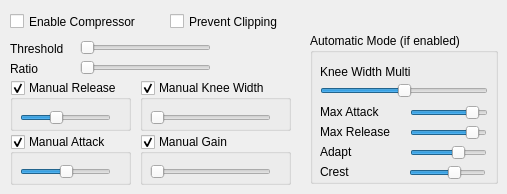
    <widget class="QWidget" name="comp">
     <attribute name="title">
      <string>Compressor</string>
     </attribute>
     <widget class="QCheckBox" name="enable_comp">
      <property name="geometry">
       <rect>
        <x>10</x>
        <y>10</y>
        <width>151</width>
        <height>23</height>
       </rect>
      </property>
      <property name="text">
       <string>Enable Compressor</string>
      </property>
     </widget>
     <widget class="QSlider" name="comp_thres">
      <property name="geometry">
       <rect>
        <x>80</x>
        <y>40</y>
        <width>131</width>
        <height>16</height>
       </rect>
      </property>
      <property name="maximum">
       <number>100</number>
      </property>
      <property name="orientation">
       <enum>Qt::Horizontal</enum>
      </property>
      <property name="tickPosition">
       <enum>QSlider::NoTicks</enum>
      </property>
     </widget>
     <widget class="QLabel" name="comp_thres_label">
      <property name="geometry">
       <rect>
        <x>10</x>
        <y>40</y>
        <width>71</width>
        <height>17</height>
       </rect>
      </property>
      <property name="text">
       <string>Threshold</string>
      </property>
     </widget>
     <widget class="QLabel" name="comp_ratio_label">
      <property name="geometry">
       <rect>
        <x>10</x>
        <y>60</y>
        <width>71</width>
        <height>17</height>
       </rect>
      </property>
      <property name="text">
       <string>Ratio</string>
      </property>
     </widget>
     <widget class="QSlider" name="comp_ratio">
      <property name="geometry">
       <rect>
        <x>80</x>
        <y>60</y>
        <width>131</width>
        <height>16</height>
       </rect>
      </property>
      <property name="maximum">
       <number>100</number>
      </property>
      <property name="orientation">
       <enum>Qt::Horizontal</enum>
      </property>
      <property name="tickPosition">
       <enum>QSlider::NoTicks</enum>
      </property>
     </widget>
     <widget class="QGroupBox" name="m_width">
      <property name="geometry">
       <rect>
        <x>140</x>
        <y>80</y>
        <width>151</width>
        <height>51</height>
       </rect>
      </property>
      <property name="title">
       <string>Manual Knee Width</string>
      </property>
      <property name="flat">
       <bool>false</bool>
      </property>
      <property name="checkable">
       <bool>true</bool>
      </property>
      <widget class="QSlider" name="compwidth">
       <property name="geometry">
        <rect>
         <x>10</x>
         <y>30</y>
         <width>121</width>
         <height>16</height>
        </rect>
       </property>
       <property name="maximum">
        <number>100</number>
       </property>
       <property name="orientation">
        <enum>Qt::Horizontal</enum>
       </property>
       <property name="tickPosition">
        <enum>QSlider::NoTicks</enum>
       </property>
      </widget>
     </widget>
     <widget class="QGroupBox" name="m_gain">
      <property name="geometry">
       <rect>
        <x>140</x>
        <y>134</y>
        <width>151</width>
        <height>51</height>
       </rect>
      </property>
      <property name="title">
       <string>Manual Gain</string>
      </property>
      <property name="flat">
       <bool>false</bool>
      </property>
      <property name="checkable">
       <bool>true</bool>
      </property>
      <widget class="QSlider" name="compgain">
       <property name="geometry">
        <rect>
         <x>10</x>
         <y>30</y>
         <width>121</width>
         <height>16</height>
        </rect>
       </property>
       <property name="maximum">
        <number>100</number>
       </property>
       <property name="orientation">
        <enum>Qt::Horizontal</enum>
       </property>
       <property name="tickPosition">
        <enum>QSlider::NoTicks</enum>
       </property>
      </widget>
     </widget>
     <widget class="QGroupBox" name="m_attack">
      <property name="geometry">
       <rect>
        <x>10</x>
        <y>134</y>
        <width>121</width>
        <height>51</height>
       </rect>
      </property>
      <property name="title">
       <string>Manual Attack</string>
      </property>
      <property name="flat">
       <bool>false</bool>
      </property>
      <property name="checkable">
       <bool>true</bool>
      </property>
      <widget class="QSlider" name="compattack">
       <property name="geometry">
        <rect>
         <x>10</x>
         <y>30</y>
         <width>91</width>
         <height>16</height>
        </rect>
       </property>
       <property name="maximum">
        <number>100</number>
       </property>
       <property name="value">
        <number>51</number>
       </property>
       <property name="orientation">
        <enum>Qt::Horizontal</enum>
       </property>
       <property name="tickPosition">
        <enum>QSlider::NoTicks</enum>
       </property>
      </widget>
     </widget>
     <widget class="QGroupBox" name="m_release">
      <property name="geometry">
       <rect>
        <x>10</x>
        <y>80</y>
        <width>121</width>
        <height>51</height>
       </rect>
      </property>
      <property name="title">
       <string>Manual Release</string>
      </property>
      <property name="flat">
       <bool>false</bool>
      </property>
      <property name="checkable">
       <bool>true</bool>
      </property>
      <widget class="QSlider" name="comprelease">
       <property name="geometry">
        <rect>
         <x>10</x>
         <y>30</y>
         <width>91</width>
         <height>16</height>
        </rect>
       </property>
       <property name="maximum">
        <number>100</number>
       </property>
       <property name="value">
        <number>38</number>
       </property>
       <property name="orientation">
        <enum>Qt::Horizontal</enum>
       </property>
       <property name="tickPosition">
        <enum>QSlider::NoTicks</enum>
       </property>
      </widget>
     </widget>
     <widget class="QGroupBox" name="groupBox_5">
      <property name="geometry">
       <rect>
        <x>310</x>
        <y>33</y>
        <width>188</width>
        <height>151</height>
       </rect>
      </property>
      <property name="title">
       <string>Automatic Mode (if enabled)</string>
      </property>
      <property name="flat">
       <bool>false</bool>
      </property>
      <property name="checkable">
       <bool>false</bool>
      </property>
      <widget class="QSlider" name="a_kneewidth">
       <property name="geometry">
        <rect>
         <x>10</x>
         <y>50</y>
         <width>168</width>
         <height>16</height>
        </rect>
       </property>
       <property name="maximum">
        <number>100</number>
       </property>
       <property name="value">
        <number>50</number>
       </property>
       <property name="orientation">
        <enum>Qt::Horizontal</enum>
       </property>
       <property name="tickPosition">
        <enum>QSlider::NoTicks</enum>
       </property>
      </widget>
      <widget class="QLabel" name="a_kneewidth_label">
       <property name="geometry">
        <rect>
         <x>10</x>
         <y>30</y>
         <width>121</width>
         <height>17</height>
        </rect>
       </property>
       <property name="text">
        <string>Knee Width Multi</string>
       </property>
      </widget>
      <widget class="QLabel" name="a_maxatk_label">
       <property name="geometry">
        <rect>
         <x>10</x>
         <y>70</y>
         <width>121</width>
         <height>17</height>
        </rect>
       </property>
       <property name="text">
        <string>Max Attack</string>
       </property>
      </widget>
      <widget class="QSlider" name="a_maxatk">
       <property name="geometry">
        <rect>
         <x>100</x>
         <y>70</y>
         <width>78</width>
         <height>20</height>
        </rect>
       </property>
       <property name="maximum">
        <number>100</number>
       </property>
       <property name="value">
        <number>88</number>
       </property>
       <property name="orientation">
        <enum>Qt::Horizontal</enum>
       </property>
       <property name="tickPosition">
        <enum>QSlider::NoTicks</enum>
       </property>
      </widget>
      <widget class="QSlider" name="a_maxrel">
       <property name="geometry">
        <rect>
         <x>100</x>
         <y>90</y>
         <width>77</width>
         <height>20</height>
        </rect>
       </property>
       <property name="maximum">
        <number>100</number>
       </property>
       <property name="value">
        <number>88</number>
       </property>
       <property name="orientation">
        <enum>Qt::Horizontal</enum>
       </property>
       <property name="tickPosition">
        <enum>QSlider::NoTicks</enum>
       </property>
      </widget>
      <widget class="QLabel" name="a_maxrel_label">
       <property name="geometry">
        <rect>
         <x>10</x>
         <y>90</y>
         <width>91</width>
         <height>17</height>
        </rect>
       </property>
       <property name="text">
        <string>Max Release</string>
       </property>
      </widget>
      <widget class="QLabel" name="a_adapt_label">
       <property name="geometry">
        <rect>
         <x>10</x>
         <y>110</y>
         <width>81</width>
         <height>17</height>
        </rect>
       </property>
       <property name="text">
        <string>Adapt</string>
       </property>
      </widget>
      <widget class="QSlider" name="a_adapt">
       <property name="geometry">
        <rect>
         <x>100</x>
         <y>110</y>
         <width>77</width>
         <height>20</height>
        </rect>
       </property>
       <property name="maximum">
        <number>100</number>
       </property>
       <property name="value">
        <number>66</number>
       </property>
       <property name="orientation">
        <enum>Qt::Horizontal</enum>
       </property>
       <property name="tickPosition">
        <enum>QSlider::NoTicks</enum>
       </property>
      </widget>
      <widget class="QLabel" name="a_crest_label">
       <property name="geometry">
        <rect>
         <x>10</x>
         <y>130</y>
         <width>81</width>
         <height>17</height>
        </rect>
       </property>
       <property name="text">
        <string>Crest</string>
       </property>
      </widget>
      <widget class="QSlider" name="a_crest">
       <property name="geometry">
        <rect>
         <x>99</x>
         <y>130</y>
         <width>77</width>
         <height>20</height>
        </rect>
       </property>
       <property name="maximum">
        <number>100</number>
       </property>
       <property name="value">
        <number>61</number>
       </property>
       <property name="orientation">
        <enum>Qt::Horizontal</enum>
       </property>
       <property name="tickPosition">
        <enum>QSlider::NoTicks</enum>
       </property>
      </widget>
     </widget>
     <widget class="QCheckBox" name="noclip">
      <property name="geometry">
       <rect>
        <x>170</x>
        <y>10</y>
        <width>141</width>
        <height>23</height>
       </rect>
      </property>
      <property name="text">
       <string>Prevent Clipping</string>
      </property>
      <property name="checked">
       <bool>false</bool>
      </property>
     </widget>
    </widget>
